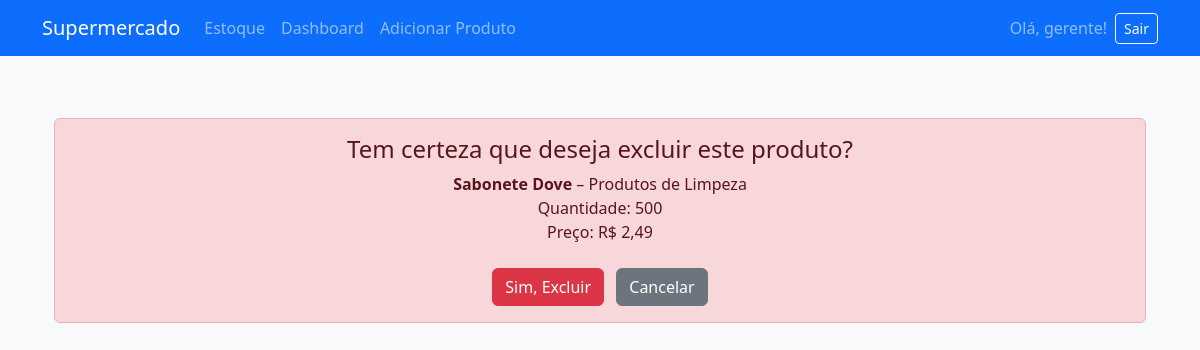
/excluir/5/ (signed in), run on the app's committed database.
### estoque/models.py (models this page shows, shortened)
class Produto(models.Model):
    nome = models.CharField(max_length=100)
    categoria = models.CharField(max_length=20, choices=CATEGORIAS)
    quantidade = models.PositiveIntegerField()
    preco = models.DecimalField(max_digits=8, decimal_places=2)
    data_validade = models.DateField(null=True, blank=True)
    estoque_minimo = models.IntegerField(default=0)

### estoque/views.py (the view)
# urls.py: path('excluir/<int:id>/', views.excluir_produto, name='excluir_produto'),
@login_required
@permission_required('estoque.delete_produto', raise_exception=True)  # Essa função permite excluir um produto do sistema
def excluir_produto(request, id):
    produto = get_object_or_404(Produto, pk=id)
    if request.method == 'POST':
        produto.delete()
        return redirect('listar_produtos')
    return render(request, 'estoque/excluir_produto.html', {'produto': produto})

### estoque/templates/estoque/excluir_produto.html (shortened to what this page needs)
{% extends 'base.html' %}
{% block content %}
<div class="container mt-5">
    <div class="alert alert-danger text-center">
        <h4 class="alert-heading">Tem certeza que deseja excluir este produto?</h4>
        <p class="mb-4">
            <strong>{{ produto.nome }}</strong> – {{ produto.get_categoria_display }}<br>
            Quantidade: {{ produto.quantidade }}<br>
            Preço: R$ {{ produto.preco }}
        </p>
        <form method="post" class="d-inline">
            <button type="submit" class="btn btn-danger">Sim, Excluir</button>
        </form>
        <a href="{% url 'listar_produtos' %}" class="btn btn-secondary ms-2">Cancelar</a>
    </div>
</div>
{% endblock %}

### estoque/templates/base.html (shortened to what this page needs)
<!DOCTYPE html>
<html lang="pt-br">
<head>
    <link href="https://cdn.jsdelivr.net/npm/bootstrap@5.3.3/dist/css/bootstrap.min.css" rel="stylesheet">
</head>
<body class="bg-light">
<nav class="navbar navbar-expand-lg navbar-dark bg-primary fixed-top">
    <div class="container">
        <a class="navbar-brand" href="{% url 'listar_produtos' %}">Supermercado</a>
        <div class="collapse navbar-collapse" id="navbarNav">
            {% if user.is_authenticated %}
                <ul class="navbar-nav me-auto">
                    <li class="nav-item"><a class="nav-link" href="{% url 'listar_produtos' %}">Estoque</a></li>
                    <li class="nav-item"><a class="nav-link" href="{% url 'dashboard' %}">Dashboard</a></li>
                    <li class="nav-item"><a class="nav-link" href="{% url 'adicionar_produto' %}">Adicionar Produto</a></li>
                </ul>
                <span class="navbar-text me-2">
                    Olá, {{ user.username }}!
                </span>
                <form method="post" action="{% url 'logout' %}" style="display: inline;">
    <button type="submit" class="btn btn-outline-light btn-sm">Sair</button>
</form>
            {% endif %}
        </div>
    </div>
</nav>
<div class="container">
    {% block content %}
    {% endblock %}
</div>
</body>
</html>

### estoque/templates/base.html (style rules this page uses)
body { padding-top: 70px; }

### data on the page
Produto: nome "Sabonete Dove", categoria "Produtos de Limpeza", quantidade "500", preco "2,49"

### other printed values
{{ user.username }} "gerente"
